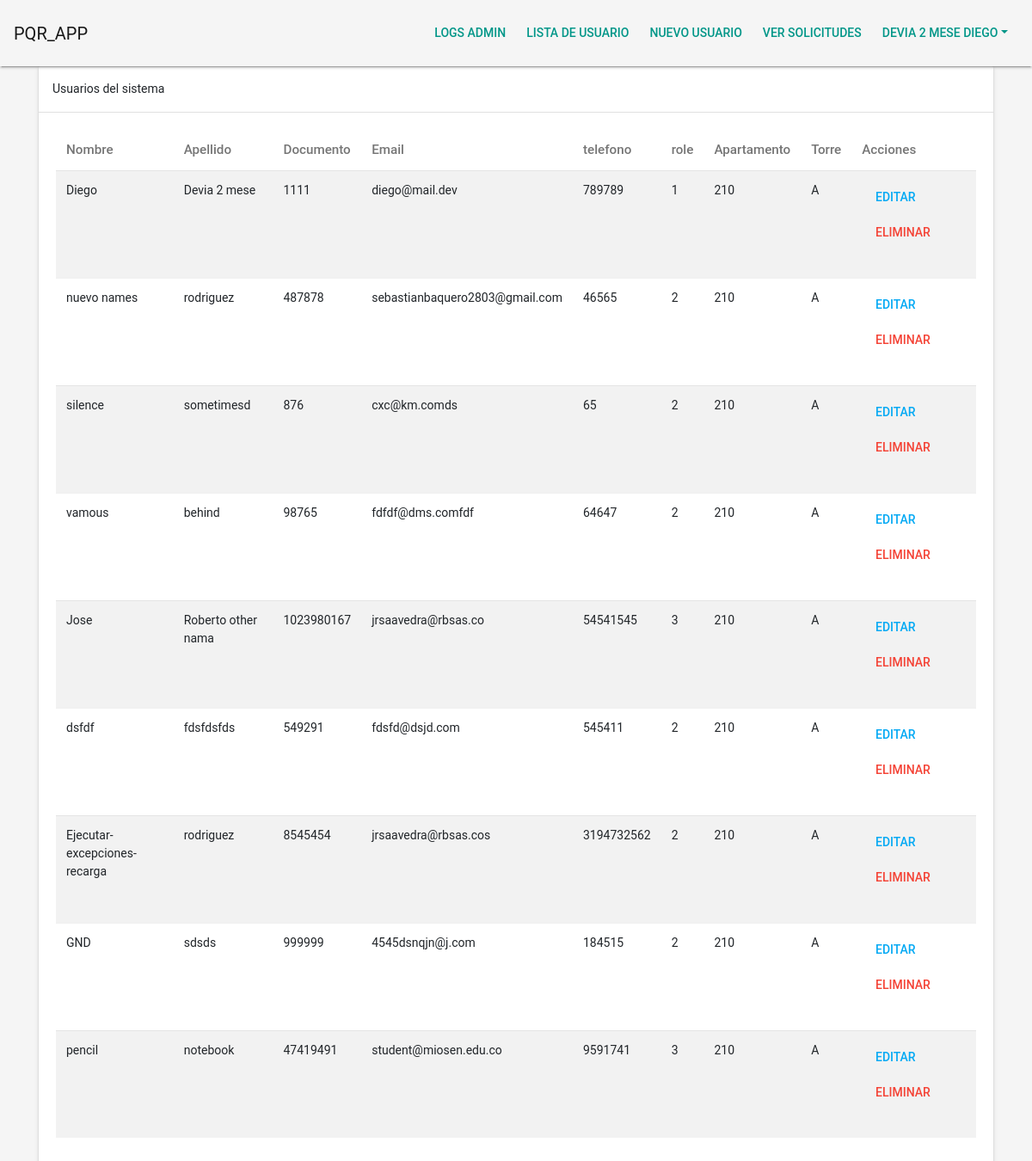
The page /?controller=admin&action=view (signed in) on the database its author committed.
### tables this page shows
CREATE TABLE IF NOT EXISTS `users` (
  `id` int(10) unsigned NOT NULL AUTO_INCREMENT,
  `name` varchar(30) DEFAULT NULL,
  `sur_name` varchar(30) DEFAULT NULL,
  `document` varchar(15) DEFAULT NULL,
  `password` varchar(200) DEFAULT NULL,
  `email` varchar(150) DEFAULT NULL,
  `phone` varchar(20) NOT NULL,
  `roles_id` int(10) unsigned NOT NULL,
  `apartments_id` int(10) unsigned NOT NULL DEFAULT 1,
  PRIMARY KEY (`id`),
  UNIQUE KEY `userscol_UNIQUE` (`phone`),
  KEY `fk_users_roles_idx` (`roles_id`),
  KEY `fk_users_apartments1_idx` (`apartments_id`),
  CONSTRAINT `fk_users_apartments1` FOREIGN KEY (`apartments_id`) REFERENCES `apartments` (`id`) ON DELETE NO ACTION ON UPDATE NO ACTION,
  CONSTRAINT `fk_users_roles` FOREIGN KEY (`roles_id`) REFERENCES `roles` (`id`) ON DELETE NO ACTION ON UPDATE NO ACTION
);

CREATE TABLE IF NOT EXISTS `apartments` (
  `id` int(10) unsigned NOT NULL AUTO_INCREMENT,
  `apartment` varchar(45) DEFAULT NULL,
  `towers_id` int(10) unsigned NOT NULL,
  PRIMARY KEY (`id`),
  KEY `fk_apartments_towers1_idx` (`towers_id`),
  CONSTRAINT `fk_apartments_towers1` FOREIGN KEY (`towers_id`) REFERENCES `towers` (`id`) ON DELETE NO ACTION ON UPDATE NO ACTION
);

CREATE TABLE IF NOT EXISTS `towers` (
  `id` int(10) unsigned NOT NULL AUTO_INCREMENT,
  `tower` varchar(45) DEFAULT NULL,
  PRIMARY KEY (`id`),
  UNIQUE KEY `tower_UNIQUE` (`tower`)
);

### controller/Controller_admin.php (called while the page is built, shortened)
<?php
require_once('connection/ConnectionMySQL.php');
class Controller_admin {
	public function view(){
		$result = new ConnectionMySQL();
		$data_user_all = $result->user_all_data();
		require_once('vistas/admin/index.php');
	}
}

### connection/ConnectionMySQL.php (called while the page is built, shortened)
<?php
class ConnectionMySQL implements DBConfig
{
    private $conn;
    public function __construct()
    {
        try {
            $this->conn = new PDO(DBConfig::DNS, DBConfig::USER, DBConfig::PASSWORD);
        } catch (Exception $ex) {
        }
    }
     public function user_all_data(){
        $result = $this->conn->prepare("SELECT u.*, a.apartment, t.id as id_tower, t.tower FROM users as u
INNER join apartments as a on a.id = u.apartments_id
inner JOIN towers as t on t.id  = a.towers_id");
        $result->execute();
        return $result->fetchAll(PDO::FETCH_OBJ);
    }
}

### vistas/admin/index.php (the view, shortened to what this page needs)
<?php require_once('vistas/header.php'); ?>
<?php require_once('vistas/menus/menu_admin.php'); ?>
<div class="container">
	<div class="card">
		<div class="card-header">
			Usuarios del sistema
		</div>
		<div class="card-body">
			<div class="table-responsive">
		<table class="table table-striped">
			<thead>
			<tr>
				<th>Nombre</th>
				<th>Apellido</th>
				<th>Documento</th>
				<th>Email</th>
				<th>telefono</th>
				<th>role</th>
				<th>Apartamento</th>
				<th>Torre</th>
				<th>Acciones</th>
			</tr>
			</thead>
			<tbody>
				<?php
					foreach ($data_user_all  as $key => $value) {
						?>
						<tr>
							<td><?=  $value->name; ?></td>
							<td><?=  $value->sur_name; ?></td>
							<td><?=  $value->document; ?></td>
							<td><?=  $value->email; ?></td>
							<td><?=  $value->phone; ?></td>
							<td><?=  $value->roles_id; ?></td>
							<td><?=  $value->apartment; ?></td>
							<td><?=  $value->tower; ?></td>
							<td>
						<div class="button-contents">
									<form action="" method="post">
<button formaction="?controller=admin&action=view_edit" class="btn btn-info">Editar</button>
									<button formaction="?controller=admin&action=delete_user" class="btn btn-danger">Eliminar</button>
									</form>
								</div>
							</td>
						</tr>
						<?php
					}
				?>
		</div>
	</div>
</div>
<?php require_once('vistas/footer.php'); ?>

### vistas/menus/menu_admin.php (shortened to what this page needs)
<nav id="nav-bar-app" class="navbar navbar-light bg-light">
  <a class="navbar-brand" href="?controller=admin&action=view">PQR_APP</a>
  <ul class="nav nav-pills">
    <li class="nav-item">
      <a class="nav-link" href="?controller=admin&action=logs">Logs admin</a>
    </li>
    <li class="nav-item">
      <a class="nav-link" href="?controller=admin&action=view">Lista de usuario</a>
    </li>
    <li class="nav-item">
      <a class="nav-link" href="?controller=admin&action=view_register">Nuevo Usuario</a>
    </li>
    <li class="nav-item">
      <a class="nav-link" href="?controller=admin&action=view_solicitudes">ver Solicitudes</a>
    </li>
    <li class="nav-item dropdown">
      <a class="nav-link dropdown-toggle" data-toggle="dropdown" href="#" role="button" aria-haspopup="true" aria-expanded="false"><?= $_SESSION['usuario']->sur_name ." ". $_SESSION['usuario']->name  ?></a>
    </li>
  </ul>
</nav>

### rows shown on the page
users: sur_name "DEVIA 2 MESE", name "DIEGO", name "Diego", sur_name "Devia 2 mese", document "1111", email "diego@mail.dev", phone "789789", roles "1", apartments.apartment "210", towers.tower "A"
users: name "nuevo names", sur_name "rodriguez", document "487878", email "sebastianbaquero2803@gmail.com", phone "46565", roles "2", apartments.apartment "210", towers.tower "A"
users: name "silence", sur_name "sometimesd", document "876", email "cxc@km.comds", phone "65", roles "2", apartments.apartment "210", towers.tower "A"
users: name "vamous", sur_name "behind", document "98765", email "fdfdf@dms.comfdf", phone "64647", roles "2", apartments.apartment "210", towers.tower "A"
users: name "Jose", sur_name "Roberto other nama", document "1023980167", email "jrsaavedra@rbsas.co", phone "54541545", roles "3", apartments.apartment "210", towers.tower "A"
users: name "dsfdf", sur_name "fdsfdsfds", document "549291", email "fdsfd@dsjd.com", phone "545411", roles "2", apartments.apartment "210", towers.tower "A"
users: name "Ejecutar-excepciones-recarga", sur_name "rodriguez", document "8545454", email "jrsaavedra@rbsas.cos", phone "3194732562", roles "2", apartments.apartment "210", towers.tower "A"
users: name "GND", sur_name "sdsds", document "999999", email "4545dsnqjn@j.com", phone "184515", roles "2", apartments.apartment "210", towers.tower "A"
users: name "pencil", sur_name "notebook", document "47419491", email "student@miosen.edu.co", phone "9591741", roles "3", apartments.apartment "210", towers.tower "A"
